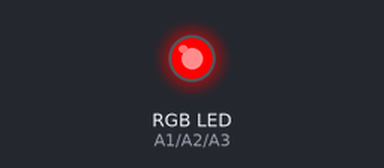
A sketch run on a simulated Arduino Uno, built with avr-gcc and run on an emulated ATmega328P. Shown: an RGB LED mixed from three pins (HIGH = lit).

Above: at 1.0 s.
At 3.0 s:
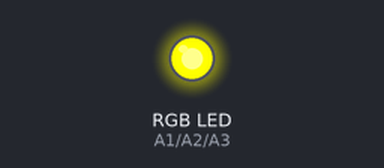
At 5.0 s:
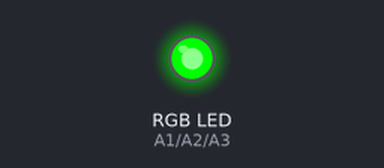
Timing chart, 0 to 7.8 s (numbered marks = the images above):
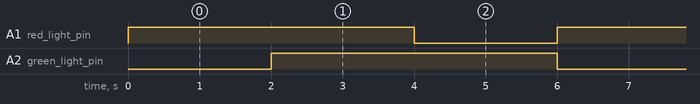

The sketch:

hbschool.ino
```cpp
int red_light_pin= A1;
int green_light_pin = A2;
int blue_light_pin = A3;
void setup() {
  pinMode(red_light_pin, OUTPUT);
  pinMode(green_light_pin, OUTPUT);
  pinMode(blue_light_pin, OUTPUT);
}
void loop() {
  RGB_color(255, 0, 0); // Red
  delay(2000);
  RGB_color(255, 255, 0); // Yellow
  delay(2000);
  RGB_color(0, 255, 0); // Green
  delay(2000);
  RGB_color(0, 0, 255); // Blue
  delay(0);
  RGB_color(255, 255, 125); // Raspberry
  delay(0);
  RGB_color(0, 255, 255); // Cyan
  delay(0);
  RGB_color(255, 255, 255); // White
  delay(0);
}
void RGB_color(int red_light_value, int green_light_value, int blue_light_value)
 {
  analogWrite(red_light_pin, red_light_value);
  analogWrite(green_light_pin, green_light_value);
  analogWrite(blue_light_pin, blue_light_value);
}
```

Measured:
- by itself, A1 (red_light_pin), A2 (green_light_pin): alternates HIGH for 4.0 s and LOW for 2.0 s
- by itself, everything shown: repeats every 6.0 s, in 4 steps
